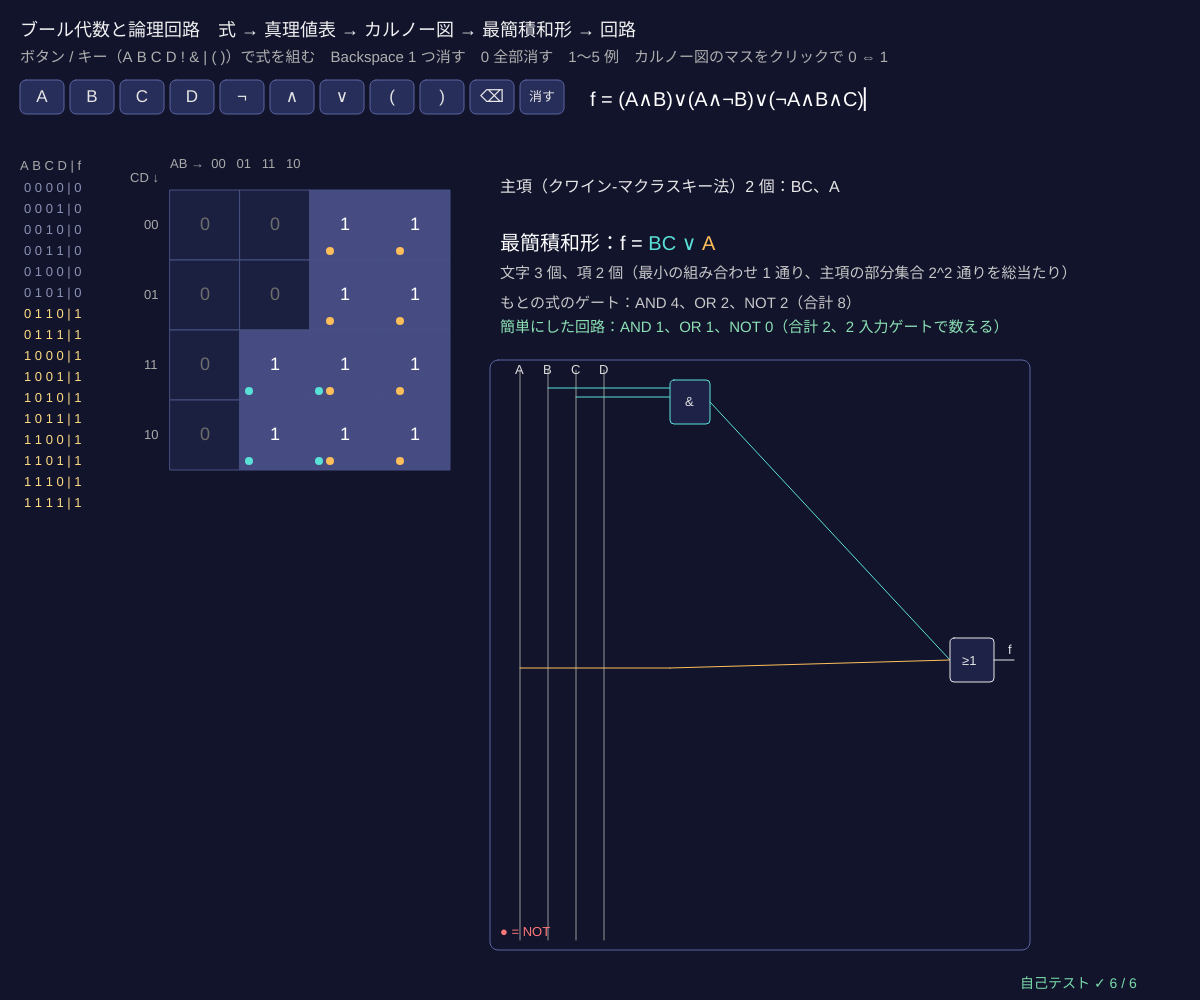
Frame 1 (no input)
Frame 60 (no input): identical to frame 1, image omitted
Frame 120 (the mouse pressed at the canvas centre since frame 60): identical to frame 1, image omitted

The p5.js sketch that drew this single still picture (run headless with seeded random() and noise() and a simulated clock; from frame 60 on, the mouse is pressed at the canvas centre):

// p5.js sketch
// ── sketch.js
// ============================================
// 06 ブール代数と論理回路 ─ 論理式 → 真理値表・カルノー図 → いちばん短い式 → ゲートの数
// 論理式は 4 変数のブール代数の元。クワイン-マクラスキー法で主項（これ以上 文字を消せない積）をすべて求め、
// 主項の組み合わせを総当たりして、文字の数が最小の積和形（最簡積和形）を選ぶ。回路のゲートの数をくらべる
// ボタンかキーで式を組む（A B C D、! = ¬、& = ∧、| = ∨、( )）/ Backspace 1 つ消す / 0 全部消す / 1〜5 例 / カルノー図をクリックで 0 ⇔ 1
// ============================================

const VARS = ['A', 'B', 'C', 'D'];
const PRESETS = ['(A∧B)∨(A∧¬B)∨(¬A∧B∧C)', '(A∧B)∨(A∧C)∨(B∧C)∨(A∧B∧C)', '(¬A∧¬B)∨(¬A∧B∧D)∨(A∧B∧D)∨(A∧¬B∧¬D)', '¬(A∧B)∧(C∨D)∨(A∧B∧C∧D)', '(A∧¬B)∨(¬A∧B)'];   // ★ 例
const BTN = ['A', 'B', 'C', 'D', '¬', '∧', '∨', '(', ')', '⌫', '消す'];
let toks = [], tt = 0, err = '', fromMap = false, sol = null;

function setup() { createCanvas(windowWidth, windowHeight); selfTest(); loadExpr(PRESETS[0]); }

// ---- 式の読み取り（¬ が最も強く、次に ∧、最後に ∨）
function parse(tk) {
  let i = 0, peek = () => tk[i], eat = (t) => { if (tk[i] !== t) throw new Error(t + ' がほしい'); i++; };
  let atom = () => { let t = tk[i++]; if (t === '¬') return { op: 'not', a: atom() }; if (t === '(') { let e = orE(); eat(')'); return e; } if (VARS.includes(t)) return { op: 'var', v: VARS.indexOf(t) }; throw new Error(t ? '「' + t + '」は置けない' : '式が途中で終わっている'); };
  let andE = () => { let e = atom(); while (peek() === '∧') { i++; e = { op: 'and', a: e, b: atom() }; } return e; };
  let orE = () => { let e = andE(); while (peek() === '∨') { i++; e = { op: 'or', a: e, b: andE() }; } return e; };
  let e = orE(); if (i < tk.length) throw new Error('「' + tk[i] + '」が余分'); return e;
}
function evalE(e, m) { return e.op === 'var' ? (m >> (3 - e.v)) & 1 : e.op === 'not' ? 1 - evalE(e.a, m) : e.op === 'and' ? evalE(e.a, m) & evalE(e.b, m) : evalE(e.a, m) | evalE(e.b, m); }
function truthOf(e) { let t = 0; for (let m = 0; m < 16; m++) if (evalE(e, m)) t |= 1 << m; return t; }   // 16 ビットで真理値表（m = 8A + 4B + 2C + D）
function gatesOf(e) { let g = { and: 0, or: 0, not: 0 }; (function w(x) { if (x.op !== 'var') { g[x.op]++; w(x.a); if (x.b) w(x.b); } })(e); return g; }
function loadExpr(s) { toks = [...s]; fromMap = false; reparse(); }
function reparse() { try { let e = parse(toks); tt = truthOf(e); err = ''; sol = minimize(tt); sol.orig = gatesOf(e); } catch (ex) { err = ex.message; } }
// ---- クワイン-マクラスキー法：項 = [値 v, 消した文字 dc]（dc のビットは「どちらでもよい」）
function primesQM(t) {
  let cur = [], primes = [];
  for (let m = 0; m < 16; m++) if (t >> m & 1) cur.push([m, 0]);
  while (cur.length) {
    let used = new Set(), next = new Map();
    for (let i = 0; i < cur.length; i++) for (let j = i + 1; j < cur.length; j++) {
      let [v1, d1] = cur[i], [v2, d2] = cur[j], x = v1 ^ v2;
      if (d1 === d2 && popc(x) === 1) { used.add(i); used.add(j); next.set((v1 & ~x) + ',' + (d1 | x), [v1 & ~x, d1 | x]); }   // 1 文字だけちがう 2 項をまとめる
    }
    cur.forEach((c, i) => { if (!used.has(i)) primes.push(c); });
    cur = [...next.values()];
  }
  return primes;
}
function cellsOf([v, d]) { let s = 0; for (let m = 0; m < 16; m++) if ((m & ~d) === v) s |= 1 << m; return s; }
function litsOf([v, d]) { return 4 - popc(d); }
function minimize(t) {                 // 主項の部分集合を総当たり：全部の 1 をおおう中で文字数（同じなら項の数）が最小
  let pr = primesQM(t), best = null, nbest = 0;
  for (let s = 0; s < 1 << pr.length; s++) {
    let cov = 0, lit = 0, k = 0; for (let i = 0; i < pr.length; i++) if (s >> i & 1) { cov |= cellsOf(pr[i]); lit += litsOf(pr[i]); k++; }
    if (cov !== t) continue;
    if (!best || lit < best.lit || (lit === best.lit && k < best.k)) { best = { lit, k, terms: pr.filter((p, i) => s >> i & 1) }; nbest = 1; } else if (lit === best.lit && k === best.k) nbest++;
  }
  return { primes: pr, terms: best.terms, lit: best.lit, nbest };
}
function termStr([v, d]) { if (d === 15) return '1'; let s = []; for (let q = 0; q < 4; q++) { let b = 1 << (3 - q); if (!(d & b)) s.push((v & b ? '' : '¬') + VARS[q]); } return s.join(''); }
function sopStr(terms) { return terms.length ? terms.map(termStr).join(' ∨ ') : '0'; }
function sopGates(terms) { let nots = new Set(); terms.forEach(([v, d]) => { for (let q = 0; q < 4; q++) { let b = 1 << (3 - q); if (!(d & b) && !(v & b)) nots.add(q); } }); return { and: terms.reduce((s, p) => s + Math.max(0, litsOf(p) - 1), 0), or: Math.max(0, terms.length - 1), not: nots.size }; }

const TC = [[90, 225, 215], [255, 190, 90], [255, 120, 170], [170, 150, 255], [140, 225, 120], [255, 240, 120], [120, 170, 255], [255, 150, 100]];
function draw() {
  background(18, 20, 44);
  noStroke(); fill(240); textSize(18); text('ブール代数と論理回路　式 → 真理値表 → カルノー図 → 最簡積和形 → 回路', 20, 36);
  fill(175); textSize(15); text('ボタン / キー（A B C D ! & | ( )）で式を組む　Backspace 1 つ消す　0 全部消す　1〜5 例　カルノー図のマスをクリックで 0 ⇔ 1', 20, 62);
  BTN.forEach((b, k) => { fill(40, 46, 90); stroke(90, 100, 160); rect(20 + k * 50, 80, 44, 34, 6); noStroke(); fill(230); textAlign(CENTER, CENTER); textSize(k > 9 ? 13 : 17); text(b, 42 + k * 50, 97); });
  textAlign(LEFT, BASELINE); textSize(20); fill(255);
  text('f = ' + (fromMap ? 'Σm(' + [...Array(16).keys()].filter((m) => tt >> m & 1).join(',') + ')（カルノー図から）' : toks.join('') + (frameCount % 60 < 30 ? '▏' : '')), 590, 106);
  if (err) { fill(255, 120, 120); textSize(15); text('式がまだ完成していない：' + err + '（前の正しい式で表示中）', 590, 132); }
  // ---- 真理値表
  let ty = 170; textSize(13); fill(170); text('A B C D | f', 20, ty);
  for (let m = 0; m < 16; m++) { let y = ty + 22 + m * 21, v = tt >> m & 1; fill(v ? [255, 220, 130] : [140, 146, 180]); text([3, 2, 1, 0].map((q) => m >> q & 1).join(' ') + ' | ' + v, 24, y); }
  // ---- カルノー図（行 CD、列 AB をグレイ符号 00 01 11 10 の順に）
  let G = [0, 1, 3, 2], kx = 170, ky = 190, cs = Math.min(70, (height - 330) / 4);
  fill(170); text('AB →  00   01   11   10', kx, ky - 22);
  for (let r = 0; r < 4; r++) { fill(170); text(['00', '01', '11', '10'][r], kx - 26, ky + r * cs + cs / 2 + 4);
    for (let c = 0; c < 4; c++) { let m = G[c] * 4 + G[r], v = tt >> m & 1; stroke(70, 80, 130); fill(v ? [70, 76, 130] : [28, 32, 64]); rect(kx + c * cs, ky + r * cs, cs, cs);
      noStroke(); fill(v ? 255 : 110); textSize(18); textAlign(CENTER, CENTER); text(v, kx + c * cs + cs / 2, ky + r * cs + cs / 2);
      if (sol) sol.terms.forEach((p, k) => { if (cellsOf(p) >> m & 1) { fill(...TC[k % 8]); circle(kx + c * cs + 9 + 11 * (k % 5), ky + r * cs + cs - 9, 8); } });
      textAlign(LEFT, BASELINE); textSize(13); } }
  fill(170); text('CD ↓', kx - 40, ky - 8);
  // ---- 結果と回路
  if (!sol) return;
  let px = kx + 4 * cs + 50, y = 180; textSize(16); fill(230);
  text('主項（クワイン-マクラスキー法）' + sol.primes.length + ' 個：' + sol.primes.map(termStr).join('、'), px, y, width - px - 20);
  textSize(20); fill(255); text('最簡積和形：f = ', px, y + 70);
  let x = px + textWidth('最簡積和形：f = ');
  sol.terms.forEach((p, k) => { fill(...TC[k % 8]); let s = termStr(p) + (k < sol.terms.length - 1 ? ' ∨ ' : ''); text(s, x, y + 70); x += textWidth(s); });
  if (!sol.terms.length) text('0', x, y + 70);
  textSize(15); fill(200);
  text('文字 ' + sol.lit + ' 個、項 ' + sol.terms.length + ' 個（最小の組み合わせ ' + sol.nbest + ' 通り、主項の部分集合 2^' + sol.primes.length + ' 通りを総当たり）', px, y + 98);
  let g0 = sol.orig, g1 = sopGates(sol.terms);
  if (!fromMap) text('もとの式のゲート：AND ' + g0.and + '、OR ' + g0.or + '、NOT ' + g0.not + '（合計 ' + (g0.and + g0.or + g0.not) + '）', px, y + 128);
  fill(140, 225, 180); text('簡単にした回路：AND ' + g1.and + '、OR ' + g1.or + '、NOT ' + g1.not + '（合計 ' + (g1.and + g1.or + g1.not) + '、2 入力ゲートで数える）', px, y + 152);
  drawCircuit(px, y + 190, Math.min(width - px - 30, 520), height - y - 240);
  drawSelfTest(width - 180, height - 12);
}
function drawCircuit(x, y, w, h) {    // 入力の線 → AND（&）→ OR（≥1）
  let T = sol.terms, n = Math.max(1, T.length), gh = Math.min(44, h / n - 8), ox = x + w - 70, oy = y + h / 2;
  stroke(90, 100, 160); strokeWeight(1); noFill(); rect(x - 10, y - 10, w + 20, h + 10, 8);
  for (let q = 0; q < 4; q++) { stroke(150); line(x + 20 + q * 28, y, x + 20 + q * 28, y + h - 10); noStroke(); fill(220); textSize(13); text(VARS[q], x + 15 + q * 28, y + 4); }
  T.forEach((p, k) => {
    let gy = y + 10 + k * (h - 20) / n, ax = x + 170, [v, d] = p, li = 0;
    for (let q = 0; q < 4; q++) { let b = 1 << (3 - q); if (d & b) continue; let yy = gy + 8 + li * 9; li++; stroke(...TC[k % 8]); line(x + 20 + q * 28, yy, ax, yy); if (!(v & b)) { noStroke(); fill(255, 120, 120); circle(ax - 14, yy, 6); } }
    stroke(...TC[k % 8]); if (litsOf(p) > 1) { fill(30, 34, 70); rect(ax, gy, 40, Math.max(gh, li * 9 + 8), 4); noStroke(); fill(230); textSize(13); text('&', ax + 15, gy + gh / 2 + 4); stroke(...TC[k % 8]); line(ax + 40, gy + gh / 2, ox, oy); }
    else line(ax, gy + 8, ox, oy);   // 1 文字の項は AND がいらない（線をそのまま OR へ）
  });
  stroke(230); fill(30, 34, 70); rect(ox, oy - 22, 44, 44, 4); line(ox + 44, oy, ox + 64, oy); noStroke(); fill(230); text('≥1', ox + 12, oy + 5); text('f', ox + 58, oy - 6);
  fill(255, 120, 120); text('● = NOT', x, y + h - 14);
}

function addTok(t) { if (t === '⌫') toks.pop(); else if (t === '消す') toks = []; else toks.push(t); fromMap = false; reparse(); }
function mousePressed() {
  for (let k = 0; k < BTN.length; k++) if (mouseX > 20 + k * 50 && mouseX < 64 + k * 50 && mouseY > 80 && mouseY < 114) return addTok(BTN[k]);
  let G = [0, 1, 3, 2], kx = 170, ky = 190, cs = Math.min(70, (height - 330) / 4), c = Math.floor((mouseX - kx) / cs), r = Math.floor((mouseY - ky) / cs);
  if (c >= 0 && c < 4 && r >= 0 && r < 4) { tt ^= 1 << (G[c] * 4 + G[r]); fromMap = true; err = ''; sol = minimize(tt); sol.orig = { and: 0, or: 0, not: 0 }; }
}
function keyPressed() {
  let map = { a: 'A', b: 'B', c: 'C', d: 'D', '!': '¬', '~': '¬', '&': '∧', '*': '∧', '|': '∨', '+': '∨', '(': '(', ')': ')' }, k = typeof key === 'string' ? key.toLowerCase() : '';
  if (key === 'Backspace') addTok('⌫'); else if (key === '0') addTok('消す'); else if ('12345'.includes(key) && key.length === 1) loadExpr(PRESETS[+key - 1]); else if (map[k]) addTok(map[k]);
  return false;
}

// ---- 自己テスト
function selfTest() {
  selfTestResults = [];
  check('ド・モルガン：¬(A∧B) と ¬A∨¬B は 16 行すべてで同じ', truthOf(parse([...'¬(A∧B)'])) === truthOf(parse([...'¬A∨¬B'])));
  seedRng(6); let fs = PRESETS.map((s) => truthOf(parse([...s]))); for (let k = 0; k < 40; k++) fs.push(Math.floor(rnd() * 65536));
  let eq = true, prOk = true;
  for (let t of fs) {
    let s = minimize(t), cov = 0; s.terms.forEach((p) => (cov |= cellsOf(p))); if (cov !== t) eq = false;
    let imp = []; for (let v = 0; v < 16; v++) for (let d = 0; d < 16; d++) if (!(v & d) && (cellsOf([v, d]) & ~t) === 0) imp.push(v + ',' + d);   // 81 個の積を全部調べた主項
    let isImp = new Set(imp), pr = imp.filter((x) => { let [v, d] = x.split(',').map(Number); for (let q = 0; q < 4; q++) { let b = 1 << q; if (!(d & b) && isImp.has((v & ~b) + ',' + (d | b))) return false; } return true; });
    if (pr.sort().join() !== s.primes.map((p) => p.join(',')).sort().join()) prOk = false;
  }
  check('例 5 つ + ランダムな関数 40 個：簡単にした式は 16 行すべてでもとの関数と同じ', eq);
  check('クワイン-マクラスキー法の主項 = 81 個の積を全部調べて求めた主項（同じ集合）', prOk);
  let s1 = minimize(fs[0]), maj = minimize(fs[1]), xr = minimize(0x6996), cyc = minimize([0, 1, 2, 5, 6, 7].reduce((t, m) => t | (3 << (2 * m)), 0));   // D は関係なし
  check('例 1 は A ∨ BC（3 文字）、多数決は AB ∨ AC ∨ BC（6 文字）', s1.terms.map(termStr).sort().join() === 'A,BC' && maj.lit === 6 && maj.terms.length === 3);
  check('4 変数の XOR は 8 項 32 文字（これ以上まとまらない）', xr.lit === 32 && xr.terms.length === 8 && xr.primes.length === 8);
  check('巡回する関数 Σm(0,1,2,5,6,7)（3 変数）：最簡形は 3 項 6 文字が 2 通り', cyc.lit === 6 && cyc.terms.length === 3 && cyc.nbest === 2);
  reportSelfTest();
}

// ---------- やってみよう ----------
// 1. 例 1 の式は長いのに、最簡形は A ∨ BC。カルノー図で 1 のかたまりを見つけよう
// 2. カルノー図のマスをクリックして、項が 1 つになる形、2 つになる形を作ろう（大きな四角 = 短い項）
// 3. 例 5（XOR）は簡単にならない。カルノー図が市松模様だから
// 4. ¬(A∧B) と ¬A∨¬B を入力して、真理値表が同じになることを確かめよう（ド・モルガン）
// 5. 4 変数の論理関数は全部で 2^16 = 65536 個。これは 16 個の原子をもつブール代数（05）


// ==================================================
// ここから下は「束論の道具」（中身は読まなくても OK。消さないでね）
// ==================================================
// ---- 順序集合 P = { n, R, lab, cov, rk, pos }。R[i][j] = 1 は「i ≤ j」（n × n の 0/1 の表）
function makePoset(n, leqFn, labs) {
  let R = [];
  for (let i = 0; i < n; i++) { R.push(new Uint8Array(n)); for (let j = 0; j < n; j++) R[i][j] = i === j || leqFn(i, j) ? 1 : 0; }
  return posetFromRel(R, labs);
}
function posetFromRel(R, labs) { let n = R.length, cov = coversOf(R); return { n, R, cov, rk: ranksOf(n, cov), pos: [], lab: labs || [...Array(n).keys()].map(String) }; }
function fromCovers(labs, cv) { let n = labs.length, R = []; for (let i = 0; i < n; i++) R.push(new Uint8Array(n)); for (let [a, b] of cv) R[a][b] = 1; return posetFromRel(closeRel(R), labs); }   // 被覆の組から
function closeRel(R) {                 // 反射的・推移的閉包（ワーシャル法：k を経由して行けるなら i ≤ j）
  let n = R.length, C = R.map((r) => Uint8Array.from(r));
  for (let i = 0; i < n; i++) C[i][i] = 1;
  for (let k = 0; k < n; k++) for (let i = 0; i < n; i++) if (C[i][k]) for (let j = 0; j < n; j++) if (C[k][j]) C[i][j] = 1;
  return C;
}
function isReflexive(R) { return R.every((r, i) => r[i] === 1); }
function isAntisym(R) { for (let i = 0; i < R.length; i++) for (let j = i + 1; j < R.length; j++) if (R[i][j] && R[j][i]) return false; return true; }
function isTransitive(R) { let n = R.length; for (let i = 0; i < n; i++) for (let j = 0; j < n; j++) if (R[i][j]) for (let k = 0; k < n; k++) if (R[j][k] && !R[i][k]) return false; return true; }
function isPoset(R) { return isReflexive(R) && isAntisym(R) && isTransitive(R); }
function coversOf(R) {                 // 被覆 a ⋖ b：a < b で、間にはさまる c がない（推移的簡約 = ハッセ図の辺）
  let n = R.length, E = [], lt = (a, b) => a !== b && R[a][b] && !R[b][a];
  for (let a = 0; a < n; a++) for (let b = 0; b < n; b++) if (lt(a, b)) {
    let ok = true; for (let c = 0; c < n && ok; c++) if (lt(a, c) && lt(c, b)) ok = false;
    if (ok) E.push([a, b]);
  }
  return E;
}
function ranksOf(n, cov) {             // ランク = 下から c までの最長の鎖の長さ（最大 n 回くり返せば止まる）
  let rk = new Array(n).fill(0);
  for (let t = 0; t <= n; t++) { let ch = false; for (let [a, b] of cov) if (rk[b] < rk[a] + 1 && rk[a] < n) { rk[b] = rk[a] + 1; ch = true; } if (!ch) break; }
  return rk;
}
function allOf(P) { return [...Array(P.n).keys()]; }
function upperOf(P, a, b) { return allOf(P).filter((c) => P.R[a][c] && P.R[b][c]); }   // 上界：a と b の両方より上
function lowerOf(P, a, b) { return allOf(P).filter((c) => P.R[c][a] && P.R[c][b]); }   // 下界
function leastOf(P, Sx) { for (let x of Sx) if (Sx.every((y) => P.R[x][y])) return x; return -1; }      // 最小元（なければ −1）
function greatestOf(P, Sx) { for (let x of Sx) if (Sx.every((y) => P.R[y][x])) return x; return -1; }   // 最大元
function joinOf(P, a, b) { return leastOf(P, upperOf(P, a, b)); }     // 上限 a ∨ b = 最小上界（なければ −1）
function meetOf(P, a, b) { return greatestOf(P, lowerOf(P, a, b)); }  // 下限 a ∧ b = 最大下界
function botOf(P) { return leastOf(P, allOf(P)); }
function topOf(P) { return greatestOf(P, allOf(P)); }
function isLattice(P) { if (P.n === 0) return false; for (let a = 0; a < P.n; a++) for (let b = a + 1; b < P.n; b++) if (joinOf(P, a, b) < 0 || meetOf(P, a, b) < 0) return false; return true; }
function tables(P) {                   // 上限・下限の表（何度も使うので先に計算）
  P.J = []; P.M = [];
  for (let a = 0; a < P.n; a++) { P.J.push(new Int16Array(P.n)); P.M.push(new Int16Array(P.n)); for (let b = 0; b < P.n; b++) { P.J[a][b] = joinOf(P, a, b); P.M[a][b] = meetOf(P, a, b); } }
  return P;
}
// ---- よく使う束：約数の束（割り切る）と部分集合の束（含まれる）
function gcdOf(a, b) { while (b) [a, b] = [b, a % b]; return a; }
function lcmOf(a, b) { return (a / gcdOf(a, b)) * b; }
function divisorsOf(n) { let d = []; for (let k = 1; k <= n; k++) if (n % k === 0) d.push(k); return d; }
function primeFactors(n) { let f = []; for (let p = 2; p * p <= n; p++) if (n % p === 0) { let e = 0; while (n % p === 0) { n /= p; e++; } f.push([p, e]); } if (n > 1) f.push([n, 1]); return f; }
function divisorPoset(n) {
  let D = divisorsOf(n), P = makePoset(D.length, (i, j) => D[j] % D[i] === 0, D.map(String)), ps = primeFactors(n).map((f) => f[0]), dir = [-1, 1, -0.3, 0.55, -0.62];
  P.val = D; P.hint = (i) => ps.reduce((s, p, t) => { let e = 0, v = D[i]; while (v % p === 0) { v /= p; e++; } return s + e * dir[t % 5]; }, 0);
  return P;
}
function popc(m) { let c = 0; while (m) { c += m & 1; m >>= 1; } return c; }
function setName(m, k) { let s = ''; for (let t = 0; t < k; t++) if (m >> t & 1) s += 'abcdefg'[t]; return s || '∅'; }
function powersetPoset(k) {
  let P = makePoset(1 << k, (i, j) => (i & j) === i, [...Array(1 << k).keys()].map((m) => setName(m, k))), dir = [-1, 1, -0.3, 0.55];
  P.val = [...Array(1 << k).keys()]; if (k <= 4) P.hint = (i) => dir.reduce((s, d, t) => s + (i >> t & 1) * d, 0);
  return P;
}
// ---- ハッセ図を描く：高さ = ランク、横 = hint（なければ下の被覆の平均の順）
function layoutHasse(P, x, y, w, h, exact) {
  let mr = Math.max(0, ...P.rk), lv = [], px = new Array(P.n).fill(0.5);
  for (let r = 0; r <= mr; r++) lv.push([]);
  for (let i = 0; i < P.n; i++) lv[P.rk[i]].push(i);
  for (let r = 0; r <= mr; r++) {
    for (let i of lv[r]) { if (P.hint) px[i] = P.hint(i); else { let s = 0, c = 0; for (let [a, b] of P.cov) if (b === i) { s += px[a]; c++; } px[i] = (c ? s / c : 0.5) + i * 1e-6; } }
    lv[r].sort((a, b) => px[a] - px[b]);
    if (!(exact && P.hint)) lv[r].forEach((i, k) => (px[i] = (k + 0.5) / lv[r].length));
  }
  if (exact && P.hint) { let lo = Math.min(...px), hi = Math.max(...px); px = px.map((v) => (hi > lo ? 0.04 + 0.92 * (v - lo) / (hi - lo) : 0.5)); }
  P.pos = []; for (let i = 0; i < P.n; i++) P.pos.push([x + w * px[i], y + h - (mr ? P.rk[i] / mr : 0.5) * h]);
}
function drawHasse(P, o) {             // o = { col(i), ecol(a, b), rad, fs }。色は [r, g, b]
  o = o || {}; let rad = o.rad || 16;
  strokeWeight(2);
  for (let [a, b] of P.cov) { stroke(...((o.ecol && o.ecol(a, b)) || [96, 108, 168])); line(P.pos[a][0], P.pos[a][1], P.pos[b][0], P.pos[b][1]); }
  textAlign(CENTER, CENTER); textSize(o.fs || 13);
  for (let i = 0; i < P.n; i++) {
    stroke(18, 20, 44); strokeWeight(2); fill(...((o.col && o.col(i)) || [226, 232, 248])); circle(P.pos[i][0], P.pos[i][1], 2 * rad);
    noStroke(); fill(18, 20, 44); text(P.lab[i], P.pos[i][0], P.pos[i][1] + 1);
  }
  textAlign(LEFT, BASELINE);
}
function nodeAt(P, mx, my, r) { let best = -1, bd = r || 20; for (let i = 0; i < P.n; i++) { let d = Math.hypot(P.pos[i][0] - mx, P.pos[i][1] - my); if (d < bd) { bd = d; best = i; } } return best; }
// ---- 種つきの乱数（同じ種なら毎回同じ列）
let rngState = 1;
function seedRng(sd) { rngState = (sd >>> 0) || 1; }
function rnd() {                       // 0〜1 の一様乱数（mulberry32）
  rngState = (rngState + 0x6d2b79f5) >>> 0;
  let t = rngState;
  t = Math.imul(t ^ (t >>> 15), t | 1);
  t ^= t + Math.imul(t ^ (t >>> 7), t | 61);
  return ((t ^ (t >>> 14)) >>> 0) / 4294967296;
}
function randomPoset(n, p) { let o = []; for (let i = 0; i < n; i++) o.push(i); for (let i = n - 1; i > 0; i--) { let j = Math.floor(rnd() * (i + 1)); [o[i], o[j]] = [o[j], o[i]]; }   // ランダムな順番 o で、前 → 後ろに確率 p で辺 → 閉包
  let R = []; for (let i = 0; i < n; i++) R.push(new Uint8Array(n));
  for (let a = 0; a < n; a++) for (let b = a + 1; b < n; b++) if (rnd() < p) R[o[a]][o[b]] = 1;
  return posetFromRel(closeRel(R));
}
function clampv(v, a, b) { return v < a ? a : v > b ? b : v; }
// ---- 自己テストの道具
let selfTestResults = [];
function check(name, cond) { selfTestResults.push({ name, ok: !!cond }); }
function reportSelfTest() { for (let r of selfTestResults) (r.ok ? console.log : console.error)((r.ok ? '✓ ' : '✗ ') + r.name); }
function selfTestLine() { let k = selfTestResults.filter((r) => r.ok).length; return '自己テスト ' + (k === selfTestResults.length ? '✓ ' : '✗ ') + k + ' / ' + selfTestResults.length; }
function drawSelfTest(x, y) { noStroke(); fill(...(selfTestResults.every((r) => r.ok) ? [120, 220, 170] : [255, 90, 90])); textSize(14); textAlign(LEFT, BASELINE); text(selfTestLine(), x, y); }
